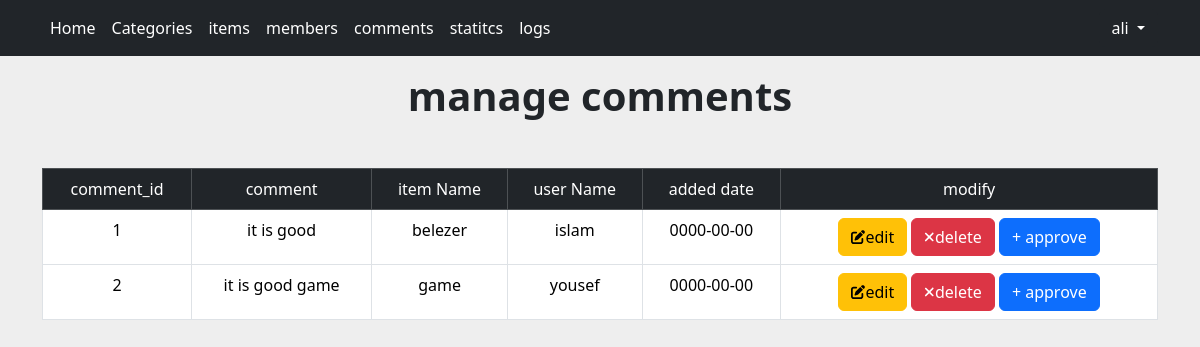
The page /admin/comments.php (signed in) on the database its author committed.
### tables this page shows
CREATE TABLE `comments` (
  `c_id` int(11) NOT NULL,
  `comment` text NOT NULL,
  `status` int(11) NOT NULL,
  `comment_date` date NOT NULL,
  `item_id` int(11) NOT NULL,
  `user_id` int(11) NOT NULL
);

CREATE TABLE `items` (
  `item_id` int(11) NOT NULL,
  `name` varchar(30) NOT NULL,
  `description` text NOT NULL,
  `price` varchar(50) NOT NULL,
  `add_date` date NOT NULL,
  `country_made` varchar(40) NOT NULL,
  `image` varchar(130) NOT NULL,
  `approve` int(11) DEFAULT NULL,
  `status` varchar(50) NOT NULL,
  `rating` int(11) NOT NULL,
  `cat_id` int(11) NOT NULL,
  `member_id` int(11) NOT NULL
);

CREATE TABLE `users` (
  `user_id` int(11) NOT NULL,
  `username` varchar(30) NOT NULL,
  `password` varchar(100) NOT NULL,
  `email` varchar(50) NOT NULL,
  `fullname` varchar(40) NOT NULL,
  `groupid` int(11) NOT NULL,
  `truststatus` int(11) NOT NULL,
  `regstatus` int(11) NOT NULL
);

### admin/comments.php (the view, shortened to what this page needs)
<?php
if (isset($_SESSION['username'])) {
    include("init.php");
    $do = isset($_GET['do']) ? $_GET['do'] : 'manage';
    if ($do == 'manage') {
        include("nav.php");
        $sql = "select comments.* , users.username,items.name from comments join users on comments.user_id = users.user_id join items on comments.item_id=items.item_id;";
        try {
            $res = $con->query($sql);
        } catch (Exception $e) {
            echo $e->getMessage();
        }
?>
<div class="container">
    <h1 class="text-center mt-3 fw-bold mb-5">manage comments</h1>
    <table class="table table-bordered">
        <tr class="tr table-dark text-center">
            <td>comment_id</td>
            <td>comment</td>
            <td>item Name</td>
            <td>user Name</td>
            <td>added date</td>
            <td>modify</td>
        </tr>
        <?php
                while ($row = $res->fetch_assoc()) {
                    echo "<tr class='text-center'>";
                    echo "<td>$row[c_id]</td>";
                    echo "<td>$row[comment]</td>";
                    echo "<td>$row[name]</td>";
                    echo "<td>$row[username]</td>";
                    echo "<td>$row[comment_date]</td>";
                ?>
        <td class=''>
            <span><a href="?do=edit&id=<?php echo $row['c_id'] ?>" class=" btn btn-warning"><i
                        class="fa fa-edit fa-sm"></i>edit</a></span>
            <span><a href="?do=delete&id=<?php echo $row['c_id'] ?>" class=" btn btn-danger"><i
                        class="fa fa-remove fa-sm"></i>delete</a></span>
            <?php
                        if ($row['status'] == 0) {
                        ?>
            <span><a href="?do=activate&id=<?php echo $row['c_id'] ?>" class="btn btn-primary">+ approve</a></span>
            <?php
                        }
                        ?>
        </td>
        <?php
                    echo "</tr>";
                }
                ?>
    </table>
</div>
<?php
    } else if ($do == 'add') {
    } else if ($do == 'edit') {
        if (isset($_GET['id'])) {
            $id = $_GET['id'];
            $sql = "select * from comments where c_id='$id' ";
            try {
                $res = mysqli_query($con, $sql);
            } catch (exception $e) {
                $msg = '<div class="alert alert-danger">you should not be here</div>';
                redirect($msg, 3, '');
                echo "not found";
            }
            $count = mysqli_num_rows($res);
            if ($count > 0) {
                $row = mysqli_fetch_assoc($res);
                $comment = $row['comment'];
                if ($_SERVER['REQUEST_METHOD'] == 'POST') {
                    $comment = $_POST['comment'];
                    $sql = "update comments set comment='$comment' where c_id='$id' ";
                    try {
                        $res = mysqli_query($con, $sql);
                        $msg = '<div class="alert alert-success " >edited successfully</div>';
                        redirect($msg, 3, '');
                    } catch (Exception $e) {
                        echo $e->getMessage();
                        echo 'failed';
                    }
                }
        ?>
<div class="container">
    <form action="" method='POST' class="membersform">
        <h1 class="text-center mt-3 fw-bold mb-5">edit comment</h1>
        <div class="row mb-3">
            <label for="area" class="col-sm-1 col-form-label">comment</label>
            <div class="col-sm-11">
                <textarea class="form-control" name="comment" id="area"><?php echo $comment; ?></textarea>
            </div>
        </div>
        <input type="submit" value="edit" class="btn btn-primary mb-3"></input>
    </form>
</div>
<?php
            } else {
                echo "not found";
            }
        } else {
            echo 'not found id';
        }
        ?>
<?php
    } else if ($do == 'edit') {
    } else if ($do == 'activate') {
    ?>
<div class="container">
    <h1 class="text-center">activate comment </h1>
</div>
<?php
        if (isset($_GET['id'])) {
            $id = $_GET['id'];
            $sql = "update comments set status='1' where c_id='$id'";
            try {
                $res = mysqli_query($con, $sql);
                $msg = '<div class="alert alert-warning " >comment activated successfully</div>';
                redirect($msg, 3, '');
            } catch (Exception $e) {
                echo $e->getMessage();
            }
        }
    } else if ($do == 'delete') {
        ?>
<div class="container">
    <h1 class="text-center">delete comment </h1>
</div>
<?php
        if (isset($_GET['id'])) {
            $id = $_GET['id'];
            $sql = "delete from comments where c_id='$id'";
            try {
                $res = mysqli_query($con, $sql);
                $msg = '<div class="alert alert-warning " >comment deleted successfully</div>';
                redirect($msg, 3, '');
            } catch (Exception $e) {
                echo $e->getMessage();
            }
        }
    }
    include $tmp . "/footer.php";
} else {
    include("init.php");
    $msg = '<div class="alert alert-warning " >yo not allowed in this page </div>';
    redirect($msg, 3, '');
    include $tmp . "/footer.php";
}

### admin/layout/css/backendd.css (style rules this page uses)
* { -webkit-box-sizing:border-box; -moz-box-sizing:border-box; box-sizing:border-box; }
body { margin:0; padding:0; background-color: #eee; }

### rows shown on the page
comments: c_id "1", comment "it is good", item.name "belezer", user.username "islam", comment_date "0000-00-00"
comments: c_id "2", comment "it is good game", item.name "game", user.username "yousef", comment_date "0000-00-00"

### other values the page prints
$_SESSION['username'] "ali"
